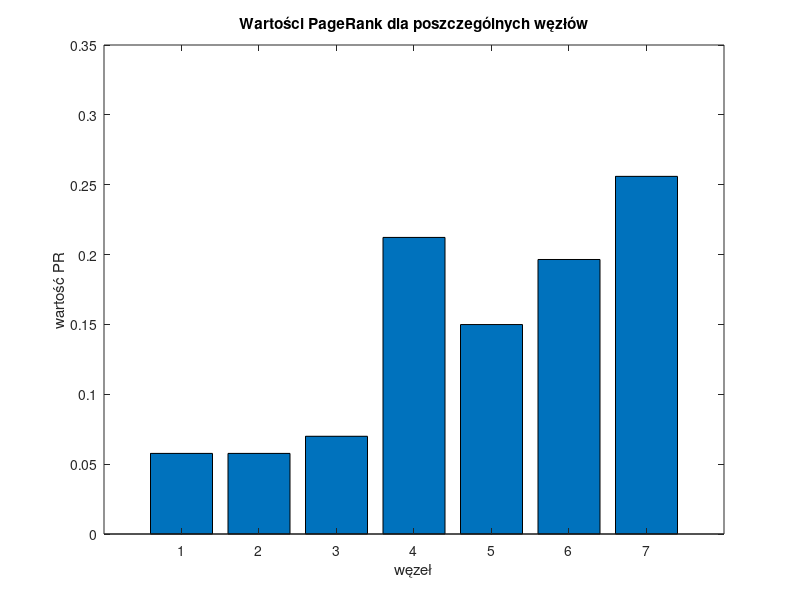

Write MATLAB code to recreate this figure.
function [index_number, Edges, I, B, A, b, r] = page_rank()
    index_number = 197776
    last = mod(index_number, 10)
    A_value = 1 + mod(last, 7)
    
    Edges = [1, 1, 2, 2, 2, 3, 3, 3, 4, 4, 5, 5, 6, 6, 7; 4, 6, 4, 3, 5, 5, 6, 7, 6, 5, 6, 4, 4, 7, 6];
    N = 7;
    
    new_edges = []
    for i = 1:N
        if i ~= A_value && ~any(ismember(Edges.', [i, A_value], 'rows'))
            new_edges = [new_edges, [i; A_value]];
        end
    end
    
    for i = 1:N
        if i ~= A_value && ~any(ismember(Edges.', [A_value, i], 'rows'))
            new_edges = [new_edges, [A_value; i]];
        end
    end
    
    Edges = [Edges, new_edges];
    r = zeros(N, 1) / N;
    d = 0.85;
    B = sparse(Edges(2,:), Edges(1,:), 1, N, N);
    I = speye(N);
    L = sum(B).';
    A = spdiags(1./L, 0, N, N)
    b = zeros(N,1) + (1-d)/N;
    M = sparse(I - d*B*A);
    r = M \ b;

    figure;
    bar(r);
    xlabel('węzeł');
    ylabel('wartość PR');
    title('Wartości PageRank dla poszczególnych węzłów');
end